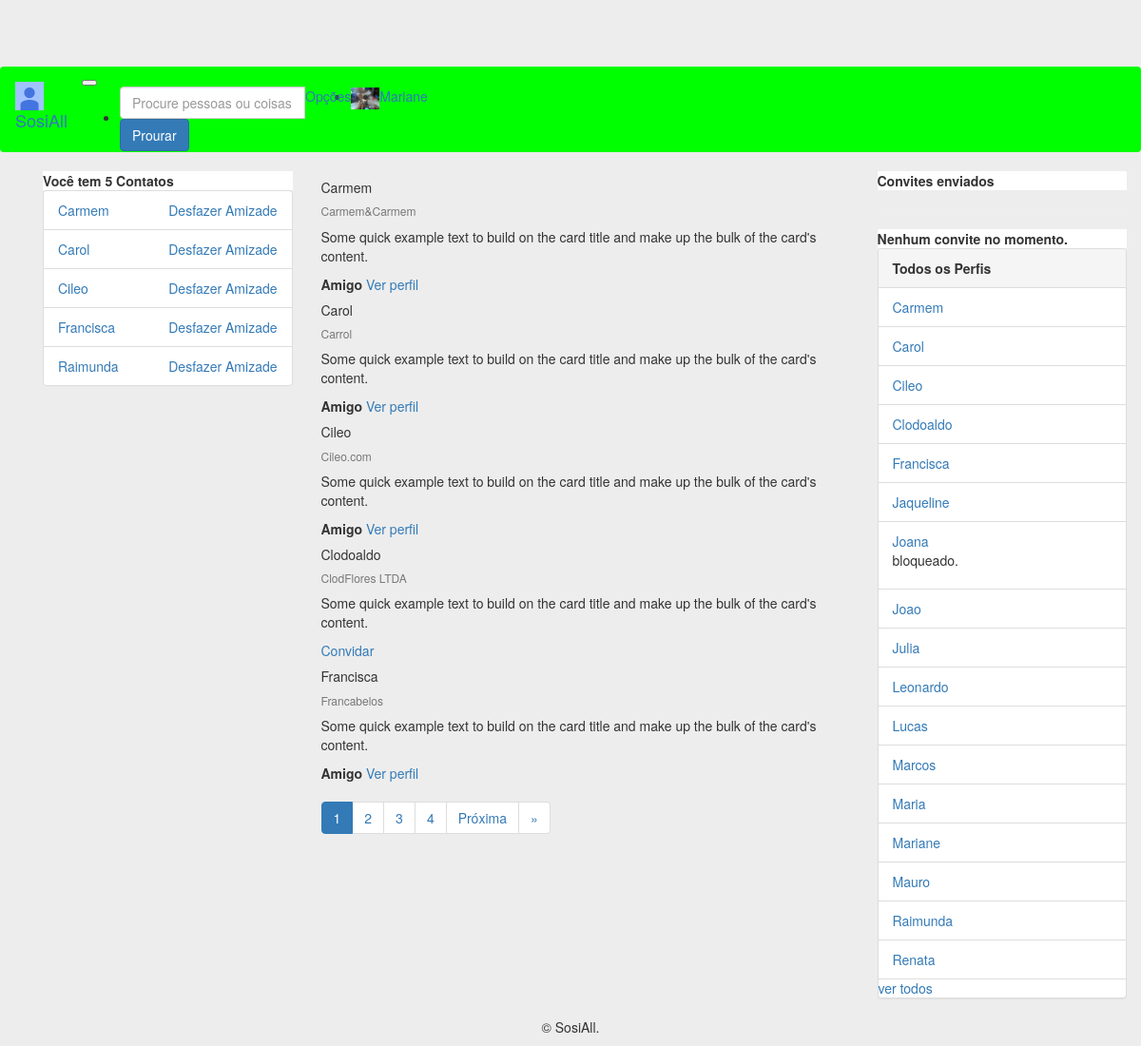
Page /search (signed in) on the committed database.
### perfis/models.py (models this page shows, shortened)
class Perfil(models.Model):
    nome = models.CharField(max_length=255, null=False)
    telefone = models.CharField(max_length=15, null=False)
    nome_empresa = models.CharField(max_length=255, null=False)
    contatos = models.ManyToManyField('Perfil')
    usuario = models.OneToOneField(User, related_name='perfil', on_delete=models.CASCADE)
    criado_em = models.DateTimeField(auto_now_add=True)
    atualizado_em = models.DateTimeField(auto_now=True)
    convidavel = models.BooleanField(blank=True, null=True)
    ativa = models.BooleanField(default=True)
    justificativa = models.TextField(null=True)
    bloqueado = models.BooleanField(default=False)
    error_mensage = models.CharField(max_length=512, null=True)
    foto = models.ImageField(blank=True, null=True, upload_to='media/')
    capa = models.ImageField(blank=True, null=True, upload_to='media/')
    class Meta:
        ordering = ('nome',)
    def pode_convidar(self, perfil):
        nao_pode = self.convite_a_si_mesmo(perfil) or self.ja_eh_contato(perfil) or self.ja_possui_convite(perfil)
        return not nao_pode
    def convite_a_si_mesmo(self, perfil):
        return self == perfil
    def ja_eh_contato(self, perfil):
        return self.contatos.filter(id=perfil.id).exists()
    def ja_possui_convite(self, perfil):
        return (Convite.objects.filter(solicitante=self, convidado=perfil).exists() or
                Convite.objects.filter(solicitante=perfil, convidado=self).exists())
    def __str__(self):
        return self.nome

### perfis/views.py (the view)
# urls.py: path('search', views.search, name='search'),
def search(request):
    perfis = Perfil.objects.all();
    perfil_logado = get_perfil_logado(request)
    ITEMS_PER_PAGE = 5
    search = request.GET.get('word')
    if search:
        perfis = perfis.filter(nome__contains=search,bloqueado=False, ativa=True)
    paginator = Paginator(perfis, ITEMS_PER_PAGE)
    page = request.GET.get('page',1)
    try:
        perfis_search = paginator.get_page(page)
        for perfil in perfis_search:
            perfil.convidavel = perfil.pode_convidar(perfil_logado)
    except InvalidPage:
        perfis_search = paginator.get_page(1)
    if perfil_logado.usuario.is_superuser:
        return render(request, 'perfis/result_search.html', {'perfis_search':perfis_search,
        'perfil_logado':perfil_logado, 'perfis':Perfil.objects.all()})
    return render(request, 'perfis/result_search.html', {
        'perfis_search':perfis_search, 'perfil_logado':perfil_logado
        })

### perfis/views.py (called while the page is built)
def get_perfil_logado(request):
    return request.user.perfil

### perfis/templates/perfis/result_search.html (shortened to what this page needs)
{% extends 'perfis/base_b.html' %}
{% block body %}
{% for perfil in perfis_search %}
<div class="card">
  <div class="card-body">
    <h5 class="card-title">{{perfil.nome}}</h5>
    <h6 class="card-subtitle mb-2 text-muted">{{perfil.nome_empresa}}</h6>
    <p class="card-text">Some quick example text to build on the card title and make up the bulk of the card's content.</p>
    {% if perfil.convidavel %}
    <a href="{% url 'convidar' perfil.id %}" class="card-link">Convidar</a>
    {% endif %}
    {% if perfil_logado in perfil.contatos.all %}
   	<strong>Amigo</strong>
   	 <a href="{% url 'exibir' perfil.id %}" class="card-link">Ver perfil</a>
    {% endif %}
  </div>
</div>
{% endfor %}
<nav aria-label="...">
  <ul class="pagination">
    {% for page in  perfis_search.paginator.page_range %}
    <li class="page-item active">
      {% if perfis_search.number == page %}
      <span class="page-link">{{perfis_search.number}}<span class="sr-only">(current)</span></span>
      {% else %}
      <li class="page-item">
      <a class="page-link" href="?page={{ page }}">{{ page }}</a>
      {% endif %}
    </li>
    {% endfor %}
      {% if perfis_search.has_next %}
    <li class="page-item">
      <a class="page-link" href="?page={{ perfis_search.next_page_number }}">Próxima</a>
    </li>
    <li class="page-item">
      <a class="page-link" href="?page={{ perfis_search.paginator.num_pages }}"> &raquo;</a>
    </li>
    {% endif %}
  </ul>
</nav>
{% endblock %}

### perfis/templates/perfis/base_b.html (shortened to what this page needs)
<!DOCTYPE html>
{% load static %}
<html>
<head>
	<link rel="stylesheet" href="{% static 'bootstrap/css/bootstrap.min.css' %}">
    <link rel="stylesheet" href="{% static 'fontawesome/css/fontawesome-all.min.css' %}">
    <link rel="stylesheet" href="{% static 'styles/basic.css' %}">
</head>
<body>
	<nav class="navbar navbar-expand-lg navbar-light fixed-top" id="nav-main">
		<div class="container-fluid">
		 	<a class="navbar-brand" href="{% url 'index' %}">
		    	<img src="{% static 'img/photo.jpg' %}" width="30" height="30" alt="">
		    	SosiAll
		 	</a>
		 	<button class="navbar-toggler" type="button" data-toggle="collapse" data-target="#navbarNavDropdown" aria-controls="navbarNavDropdown" aria-expanded="false" aria-label="Toggle navigation">
		 	</button>
		 	<div class="collapse navbar-collapse" id="navbarNavDropdown">
			    <ul class="navbar-nav ml-auto">
			     	<li class="nav-item active">
				      	<form class="form-inline" action="{% url 'search' %}" method="GET">
						    <div class="input-group mb-6">
							  <input type="text" class="form-control" name="word" placeholder="Procure pessoas ou coisas"  aria-describedby="basic-addon2" required="">
							  <div class="input-group-append">
							    <button class="btn btn-primary" type="submit">Prourar</button>
							  </div>
							</div>
					 	</form>
			     	</li>
			     	<li class="nav-item dropdown">
				        <a class="nav-link dropdown-toggle" href="#" id="navbarDropdown" role="button" data-toggle="dropdown" aria-haspopup="true" aria-expanded="false">Opções
				        </a>
				     </li>
				     <li class="nav-item">
			        	<a class="nav-link" href="#"><img class="rounded-circle" src="{{perfil_logado.foto}}" width="30" alt=""></a>
			     	</li>
				     <li class="nav-item">
			        	<a class="nav-link" href="{% url 'exibir' perfil_logado.id %}">{{perfil_logado.nome}}</a>
			     	</li>
			    </ul>
		  	</div>
		</div>
	</nav>
	<div class="container">
    	<div class="container">
    		<div class="row">
    			<div class="col-md-3" id="nav">
    			{% if perfil_logado.bloqueado == False %}
    				<div class="card">
			            {% with total=perfil_logado.contatos.count %}
			                {% if total %}
			                    <div class="card-header">
			                        <strong>Você tem  {{ total }}
			                            Contato{{ total|pluralize }}
			                        </strong>
			                    </div>
			                    <ul class="list-group">
			                        {% for perfil in perfil_logado.contatos.all %}
			                            <li class="list-group-item">
			                                <a href="{% url 'exibir' perfil.id %}">
			                                    {{ perfil }}
			                                </a>
			                                <a class="pull-right" href="{% url 'desfazer' perfil.id %}" onclick="return confirm('Deseja mesmo  desfazer amizade com {{perfil.nome}}?')">
			                                    Desfazer Amizade
			                                </a>
			                            </li>
			                        {% endfor %}
			                    </ul>
			                {% else %}
			                    <div class="pcard-header">
			                        <strong>Você não tem contatos</strong>
			                    </div>
			                {% endif %}
			            {% endwith %}
			        </div>
    			{% endif %}
    			</div>
    			<div class="col-md-6">
    				{% block body %}
        			{% endblock %}
    			</div>
    			<div class="col-md-3" id="aside">
    			{% if perfil_logado.bloqueado == False %}
    				<div class="card">
					 	<div class="card-header">
					    <strong>Convites enviados</strong>
					 	</div>
					</div>
					<hr>
					<div class="card">
						 {% with total=perfil_logado.convites_recebidos.count %}
						 {% if total %}
						<div class="card-header">
							<strong>
								{{ total }} Convite{{ total|pluralize }} aguardando Aprovação
			                </strong>
						</div>
						<ul class="list-group list-group-flush">
						{% for convite in perfil_logado.convites_recebidos.all %}
							<li class="list-group-item">
								<div class="card-body" id="card-body">
									<h6 class="card-text">{{ convite.solicitante.nome }}</h6>
									<a href="{% url 'aceitar' convite.id %}" class="card-link">Aceitar</a>
									<a href="{% url 'recusar' convite.id %}" class="card-link">Recusar</a>
								</div>
							</li>
						{% endfor %}
						</ul>
						{% else %}
						<div class="card-header">
							<strong>Nenhum convite no momento.</strong>
						</div>
						{% endif %}
						{% endwith %}
					</div>
				{% endif %}
			        {% if perfil_logado.usuario.is_superuser %}
			        <div class="panel panel-default">
			            <div class="panel-heading">
			                <strong>Todos os Perfis</strong>
			            </div>
			            {% if perfis %}
			                <ul class="list-group">
			                {% for perfil in perfis %}
			                    <li class="list-group-item">
			                        <a href="{% url 'exibir' perfil.id %}">{{ perfil.nome }}</a>
			                        {% if perfil.bloqueado%}
			                            <p>bloqueado.</p>
			                        {% endif %}
			                    </li>
			                {% endfor %}
			                <a href="{% url 'perfil_list' %}">ver todos</a>
			            {% else %}
			                <p>Não há Perfis Cadastrados!</p>
			            {% endif %}
			            </ul>
			        </div>
    				{% endif %}
    			</div>
    		</div>
    	</div>
    	<div class="footer">
    		<div class="col-xs-12 text-center">
		      <p>&copy; SosiAll.</p>
		    </div>
    	</div>
	</div>
</body>
</html>

### perfis/static/styles/basic.css (style rules this page uses)
#nav-main { background-color: #00FF00; }
body { background-color: #EDEDED; margin-top: 5em; }
.card-header { background-color: #FFFFFF; }

### rows in the picture
Perfil: nome "Mariane"
Perfil: nome "Carmem", nome_empresa "Carmem&Carmem", shows "Amigo"
Perfil: nome "Carol", nome_empresa "Carrol", shows "Amigo"
Perfil: nome "Cileo", nome_empresa "Cileo.com", shows "Amigo"
Perfil: nome "Francisca", nome_empresa "Francabelos", shows "Amigo"
Perfil: nome "Raimunda"
Perfil: nome "Clodoaldo", nome_empresa "ClodFlores LTDA", shows "Convidar"
Perfil: nome "Jaqueline"
Perfil: nome "Joana", bloqueado "bloqueado."
Perfil: nome "Joao"
Perfil: nome "Julia"
Perfil: nome "Leonardo"
Perfil: nome "Lucas"
Perfil: nome "Marcos"
Perfil: nome "Maria"
Perfil: nome "Mauro"
Perfil: nome "Renata"

### other values in the picture
{{ total }} "5"
{{ perfis_search.number }} "1"
{{ page }} "2" "3" "4"
